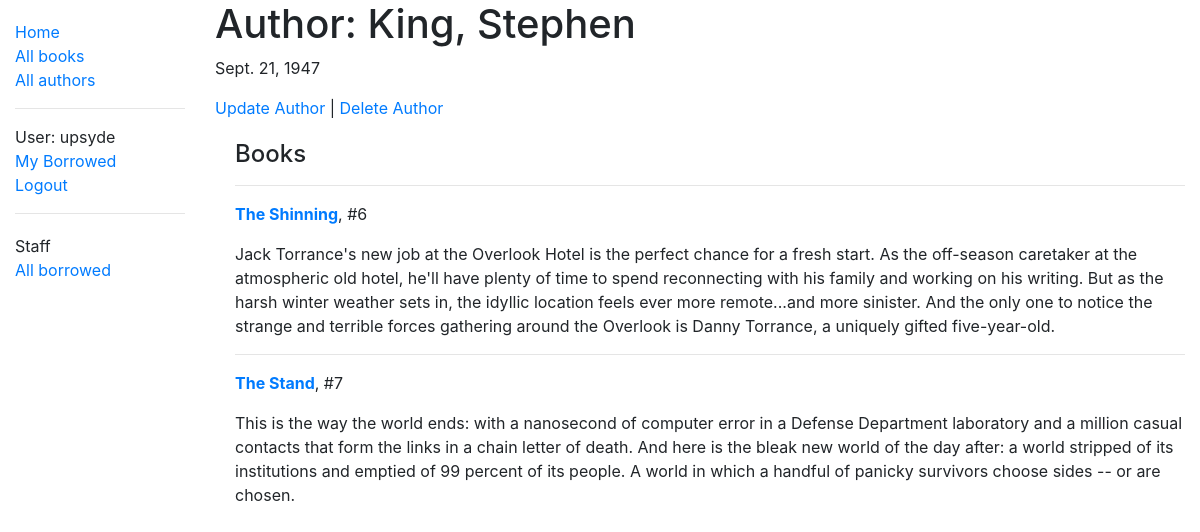
The page /catalog/author/6 (signed in) on the database its author committed.
### catalog/models.py (models this page shows, shortened)
class Author(models.Model):
    first_name = models.CharField(max_length=100)
    last_name = models.CharField(max_length=100)
    date_of_birth = models.DateField(null=True, blank=True)
    date_of_death = models.DateField("died", null=True, blank=True)
    class Meta:
        ordering = ["last_name", "first_name"]
    def __str__(self):
        return f"{self.last_name}, {self.first_name}"

class Book(models.Model):
    title = models.CharField(max_length=200)
    author = models.ForeignKey("Author", on_delete=models.SET_NULL, null=True)
    summary = models.TextField(
        max_length=1000, help_text="Enter a brief description of the book"
    )
    isbn = models.CharField(
        "ISBN",
        max_length=13,
        help_text="13 Character"
        ' <a href="https://www.isbn-international.org/content/what-isbn">'
        "ISBN number</a>",
    )
    genre = models.ManyToManyField(
        Genre, help_text="Select a genre for this book"
    )
    book_language = models.ForeignKey(
        "BookLanguage", on_delete=models.SET_NULL, null=True
    )
    def get_absolute_url(self):
        return reverse("book-detail", args=[str(self.id)])
    def display_genre(self):
        """Create a string for the Genre.
        This is required to display genre in Admin."""
        return ", ".join(genre.name for genre in self.genre.all()[:3])
    display_genre.short_description = "Genre"

### catalog/views.py (the view)
class AuthorDetailView(LoginRequiredMixin, generic.DetailView):
    model = Author
    permission_required = "catalog.can_mark_returned"

### catalog/templates/catalog/author_detail.html (shortened to what this page needs)
{% extends "base_generic.html" %}
{% block content %}
<h1>Author: {{ author }}</h1>
{% if author.date_of_birth != None %}
<p>{{author.date_of_birth}}{% if author.date_of_death %} - {{author.date_of_death}} {% endif %}</p>
{% if perms.catalog.can_mark_returned %}
<p><a href="{% url 'author_update' author.id %}">Update Author</a> | <a
    href="{% url 'author_delete' author.id %}">Delete Author</a></p>
{% endif %}
{% endif %}
<div style="margin-left:20px;margin-top:20px">
  <h4>Books</h4>
  {% for book in author.book_set.all %}
  <hr>
  <p><strong><a href="{{ book.get_absolute_url }}">{{ book.title }}</a></strong>, #{{book.id}}</p>
  <p>{{book.summary}}</p>
  {% endfor %}
</div>
{% endblock %}

### catalog/templates/base_generic.html (shortened to what this page needs)
<!DOCTYPE html>
<html lang="en">
<head>
  <link rel="stylesheet" href="https://stackpath.bootstrapcdn.com/bootstrap/4.1.3/css/bootstrap.min.css"
>
  {% load static %}
  <link rel="stylesheet" href="{% static 'css/styles.css' %}">
</head>
<body>
  <div class="container-fluid">
    <div class="row">
      <div class="col-sm-2">
        {% block sidebar %}
        <ul class="sidebar-nav">
          <li><a href="{% url 'index' %}">Home</a></li>
          <li><a href="{% url 'books' %}">All books</a></li>
          <li><a href="{% url 'authors' %}">All authors</a></li>
          <hr>
          {% if user.is_authenticated %}
          <li>User: {{ user.get_username }}</li>
          <li><a href="{% url 'my-borrowed' %}">My Borrowed</a></li>
          <li><a href="{% url 'logout'%}?next={{request.path}}">Logout</a></li>
          {% else %}
          <li><a href="{% url 'login'%}?next={{request.path}}">Login</a></li>
          {% endif %}
          <hr>
          <ul class="sidebar-nav">
            {% if perms.catalog.can_mark_returned %}
            <li>Staff</li>
            <li><a href="{% url 'all-borrowed' %}">All borrowed</a></li>
            {% endif %}
          </ul>
        </ul>
        {% endblock %}
      </div>
      <div class="col-sm-10 ">{% block content %}{% endblock %}</div>
    </div>
  </div>
</body>
</html>

### catalog/static/css/styles.css (style rules this page uses)
.sidebar-nav { margin-top: 20px; padding: 0; list-style: none; }

### rows shown on the page
Author: last_name+first_name "King, Stephen", date_of_birth "Sept. 21, 1947"
Book: title "The Shinning", id "6", summary "Jack Torrance's new job at the Overlook Hotel is the perfect chance for a fresh start. As the off-season caretaker at the atmospheric old hotel, he'll have plenty of time to spend reconnecting with his family and working on his writing. But as the harsh winter weather sets in, the idyllic location feels ever more remote...and more sinister. And the only one to notice the strange and terrible forces gathering around the Overlook is Danny Torrance, a uniquely gifted five-year-old."
Book: title "The Stand", id "7", summary "This is the way the world ends: with a nanosecond of computer error in a Defense Department laboratory and a million casual contacts that form the links in a chain letter of death. And here is the bleak new world of the day after: a world stripped of its institutions and emptied of 99 percent of its people. A world in which a handful of panicky survivors choose sides -- or are chosen."

### other values the page prints
{{ user.get_username }} "upsyde"
